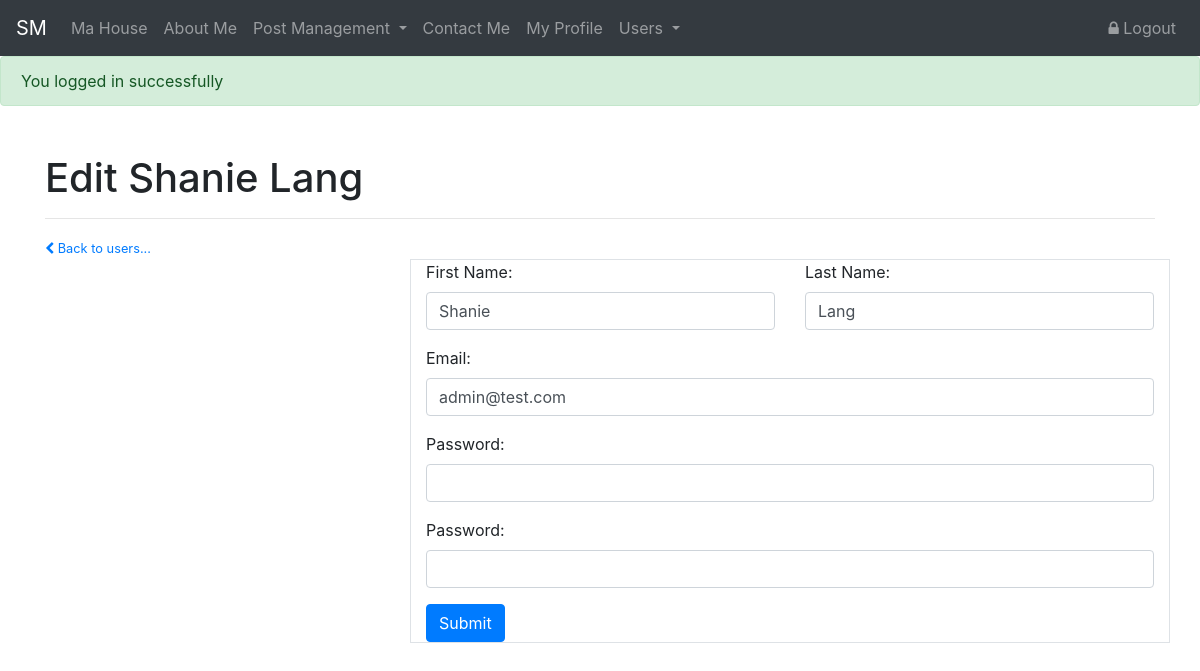
The app's page /Lesson-08/users/edit.php?id=35 (signed in) with its own data.
### tables this page shows
CREATE TABLE IF NOT EXISTS `users` (
  `id` int(11) NOT NULL AUTO_INCREMENT,
  `first_name` varchar(20) NOT NULL,
  `last_name` varchar(20) NOT NULL,
  `email` varchar(50) NOT NULL,
  `avatar` varchar(200) DEFAULT NULL,
  `role` enum('admin','general') NOT NULL DEFAULT 'general',
  `password` varchar(255) NOT NULL DEFAULT '$2y$10$C7plelHQADy4ullnaYIV7u748QECpd6tj5yCr1LQrKkC8ofqLKi1a',
  `created_at` timestamp NULL DEFAULT CURRENT_TIMESTAMP,
  `updated_at` timestamp NULL DEFAULT CURRENT_TIMESTAMP ON UPDATE CURRENT_TIMESTAMP,
  PRIMARY KEY (`id`)
);

### Lesson-08/users/_form.php (the view, shortened to what this page needs)
<?php $form_data = $form_data ?? null ?>
<form action="<?= $_action ?? base_path . "/users/create.php" ?>" method="post">
  <div class="row">
    <div class="form-group col">
      <label for="first_name">First Name:</label>
      <input type="text" class="form-control" id="first_name" name="first_name" placeholder="Enter First Name" value="<?= $form_data['first_name'] ?? null ?>">
    </div>
    <div class="form-group col">
      <label for="last_name">Last Name:</label>
      <input type="text" class="form-control" id="last_name" name="last_name" placeholder="Enter Last Name" value="<?= $form_data['last_name'] ?? null ?>">
    </div>
  </div>
  <div class="form-group">
    <label for="email">Email:</label>
    <input type="text" class="form-control" id="email" name="email" placeholder="Enter Email" value="<?= $form_data['email'] ?? null ?>">
  </div>
  <div class="form-group">
    <label for="password">Password:</label>
    <input type="password" class="form-control" id="password" name="password">
  </div>
  <div class="form-group">
    <label for="password_confirmation">Password:</label>
    <input type="password" class="form-control" id="password_confirmation" name="password_confirmation">
  </div>
  <button class="btn btn-primary" type="submit">Submit</button>
</form>

### records on screen
users: first_name "Shanie", last_name "Lang", email "admin@test.com"

### other values on screen
$message "You logged in successfully"
$_title "Edit Shanie Lang"
